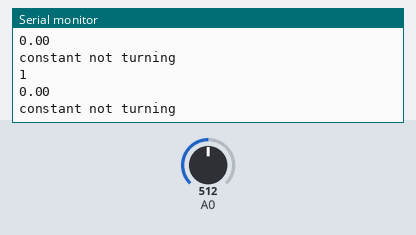
This sketch was run on a simulated Arduino Uno, built with avr-gcc and run on an emulated ATmega328P. Parts: the last lines printed to the serial monitor. The inputs (shaded band) are chosen by the test bench; at power-on: A0 = 512.

Above: at 1.2 s.
1.3 s: A0 set to 532
At 2.3 s:
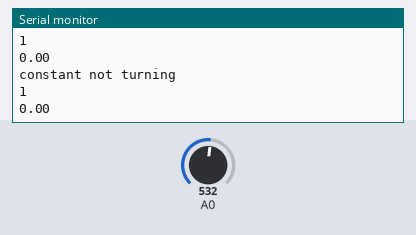
4.3 s: A0 set to 511
At 5.4 s:
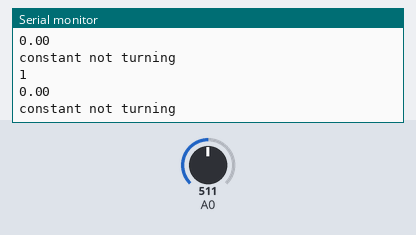

Measured:
- the behaviour switches between 514 and 515 on A0 (found by bisection; images 0 and 1)
- after the input at 4.3 s, the serial monitor: prints a new line after 0.10 s (image 2)

The sketch:

Arduino_Pot_Sensor.ino
```cpp
String lookatderiv(float last, float current){
    String deriv;

    if (last-current>=.01){
       deriv="decreasing";
       return deriv;
   }

   if (current-last>=.01){
       deriv="increasing";
       return deriv;
   }

   if (current-last<.02){
       deriv="constant not turning";
       return deriv;
   }
}


//declare global variables:
float last_pot;
float potpot;
String lastderiv;
int counter=0;

// the setup routine runs once when you press reset:
void setup() {
  // initialize serial communication at 9600 bits per second:
  Serial.begin(9600);
  last_pot=1;//analogRead(A0)*(5.0 / 1023.0);
}


// the loop routine runs over and over again forever:
void loop() {
  // read the input on analog pin 0:
  int Pot = analogRead(A0);
  // Convert the analog reading (which goes from 0 - 1023) to a voltage (0 - 5V):
  float Potvoltage = Pot * (5.0 / 1023.0);
  // print out the value you read:
  //Serial.println(Potvoltage);

  String derv=lookatderiv(last_pot,Potvoltage);
  Serial.println(derv);
  last_pot=Potvoltage;
  counter++;
  Serial.println(counter);
  if (derv != lastderiv){
    counter=0;
    float millis;
    Serial.println(millis);
  }
}
```
